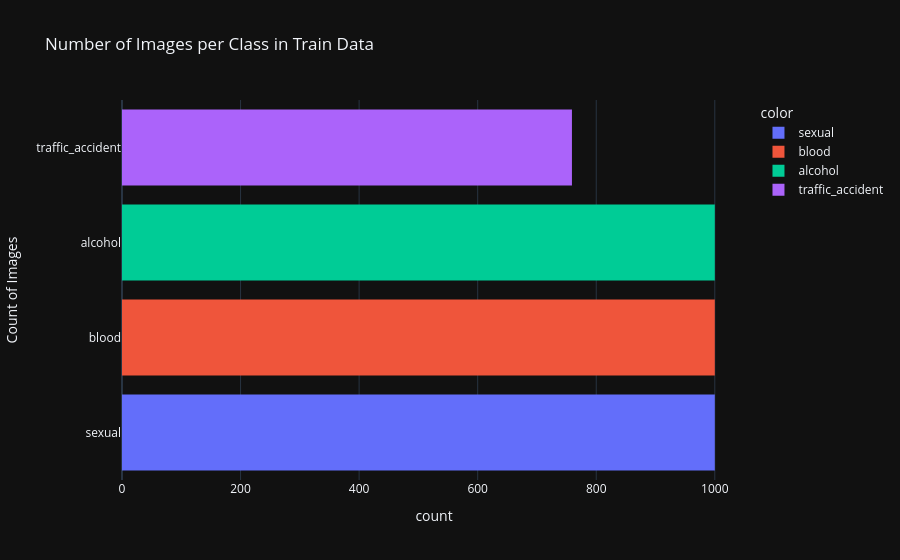

This figure's notebook cell:
### Markdown cell above
# Visualize dataset

### Code cell
reverse_label_mapping = {v: k for k, v in LABEL_MAPPING.items()}
class_label_names = [reverse_label_mapping[label] for label in labels]

fig = px.histogram(
    y=class_label_names,
    template='plotly_dark',
    color=class_label_names,
    title='Number of Images per Class in Train Data',
    labels={'x': 'Class Label', 'y': 'Count of Images'}
)
fig.show()

### Figure 1 — Plotly figure (JSON) as saved in the notebook; plotly's stock layout.template omitted (floating-point values rounded to 4 significant figures; data arrays with more than 128 entries replaced by an {"elided": "..."} marker saying what was removed)
{"data": [{"alignmentgroup": "True", "bingroup": "y", "hovertemplate": "color=sexual<br>count=%{x}<br>Count of Images=%{y}<extra></extra>", "legendgroup": "sexual", "marker": {"color": "#636efa", "pattern": {"shape": ""}}, "name": "sexual", "offsetgroup": "sexual", "orientation": "h", "showlegend": true, "xaxis": "x", "y": {"elided": "1000 str values"}, "yaxis": "y", "type": "histogram"}, {"alignmentgroup": "True", "bingroup": "y", "hovertemplate": "color=blood<br>count=%{x}<br>Count of Images=%{y}<extra></extra>", "legendgroup": "blood", "marker": {"color": "#EF553B", "pattern": {"shape": ""}}, "name": "blood", "offsetgroup": "blood", "orientation": "h", "showlegend": true, "xaxis": "x", "y": {"elided": "1000 str values"}, "yaxis": "y", "type": "histogram"}, {"alignmentgroup": "True", "bingroup": "y", "hovertemplate": "color=alcohol<br>count=%{x}<br>Count of Images=%{y}<extra></extra>", "legendgroup": "alcohol", "marker": {"color": "#00cc96", "pattern": {"shape": ""}}, "name": "alcohol", "offsetgroup": "alcohol", "orientation": "h", "showlegend": true, "xaxis": "x", "y": {"elided": "1000 str values"}, "yaxis": "y", "type": "histogram"}, {"alignmentgroup": "True", "bingroup": "y", "hovertemplate": "color=traffic_accident<br>count=%{x}<br>Count of Images=%{y}<extra></extra>", "legendgroup": "traffic_accident", "marker": {"color": "#ab63fa", "pattern": {"shape": ""}}, "name": "traffic_accident", "offsetgroup": "traffic_accident", "orientation": "h", "showlegend": true, "xaxis": "x", "y": {"elided": "759 str values"}, "yaxis": "y", "type": "histogram"}], "layout": {"xaxis": {"anchor": "y", "domain": [0.0, 1.0], "title": {"text": "count"}}, "yaxis": {"anchor": "x", "domain": [0.0, 1.0], "title": {"text": "Count of Images"}}, "legend": {"title": {"text": "color"}, "tracegroupgap": 0}, "title": {"text": "Number of Images per Class in Train Data"}, "barmode": "relative"}}
